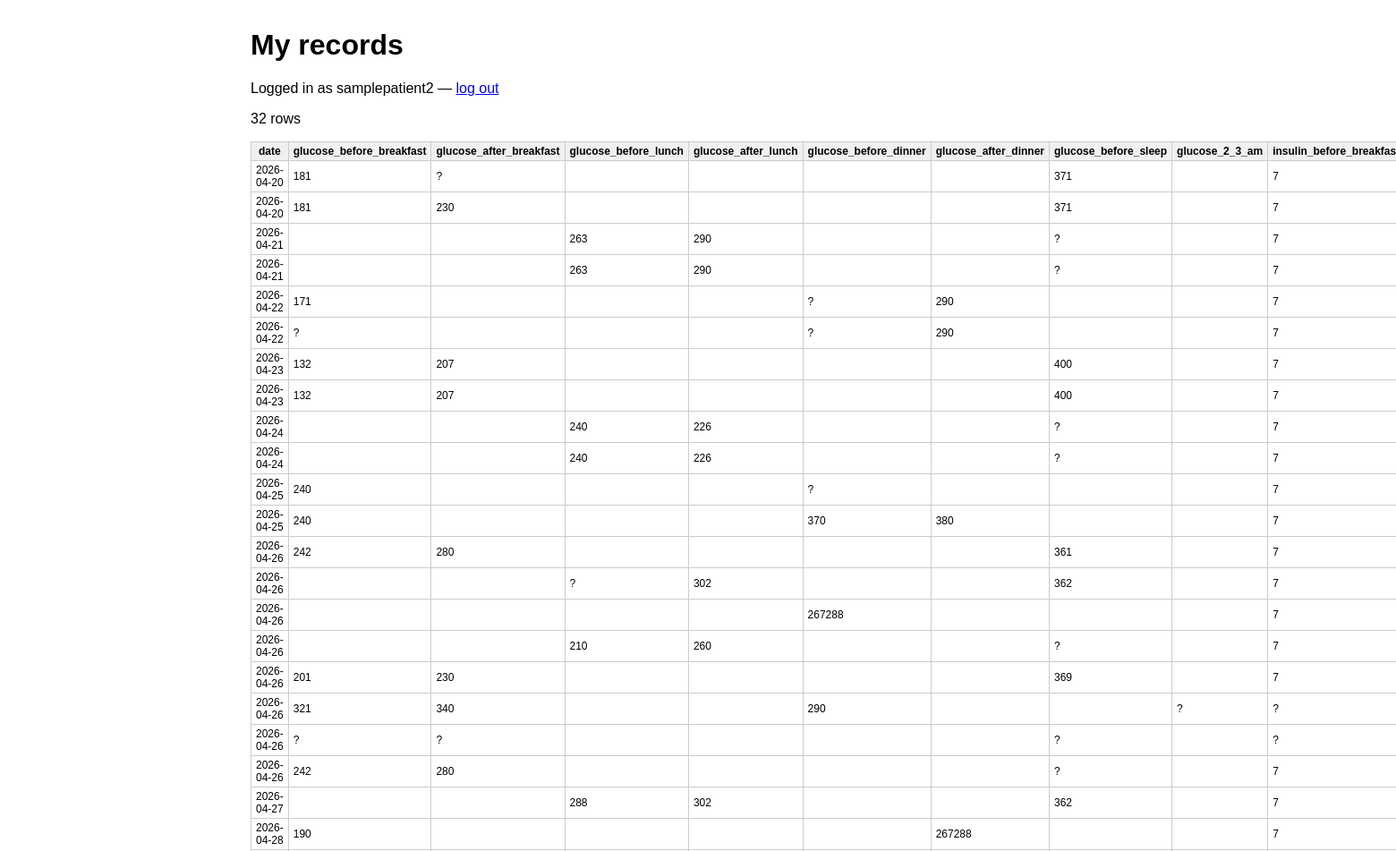
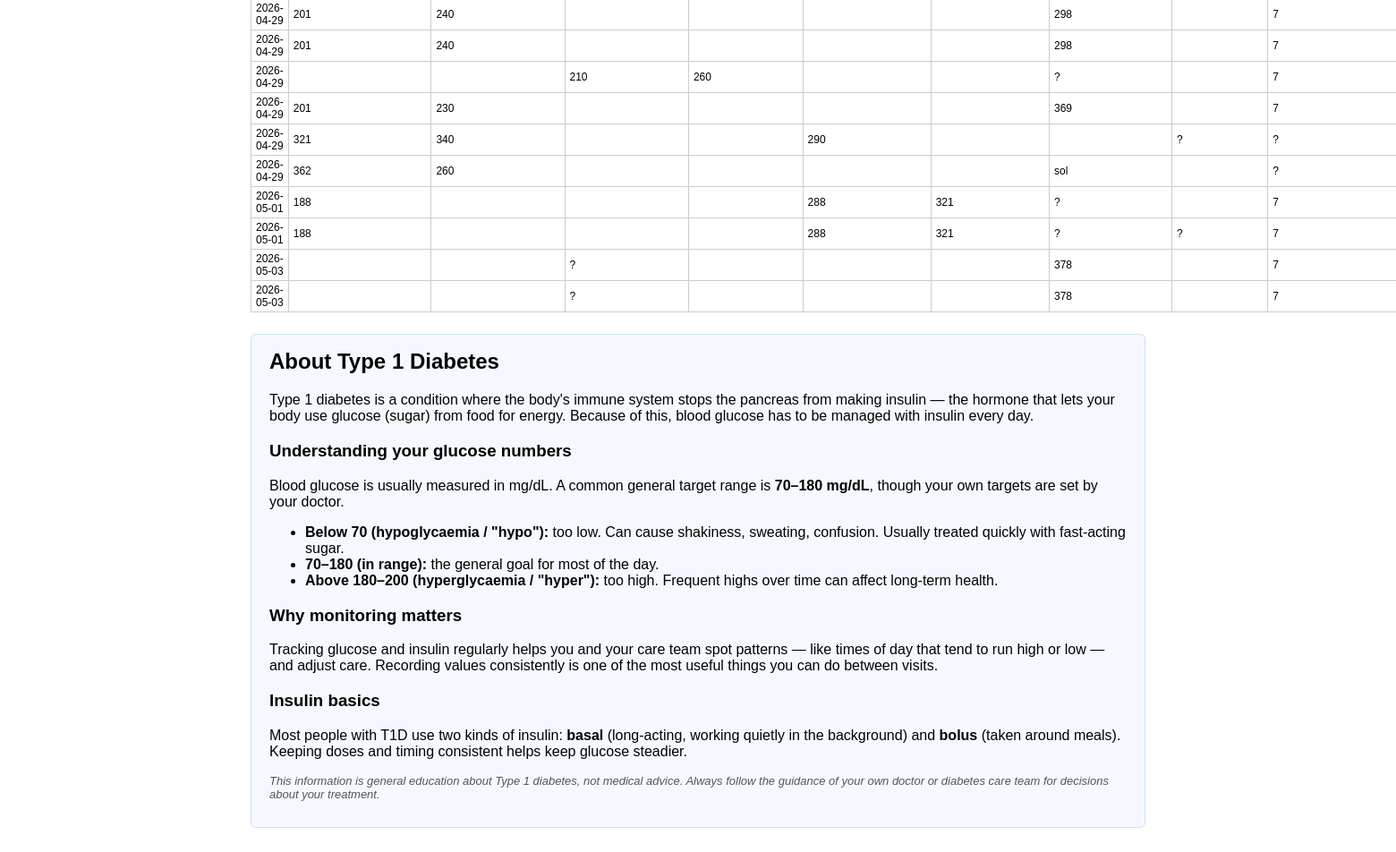
/patient (signed in), run on the app's committed database (2 pictures, top to bottom).
### tables this page shows
CREATE TABLE readings (
    date TEXT,

    glucose_before_breakfast   TEXT,
    glucose_after_breakfast    TEXT,
    glucose_before_lunch       TEXT,
    glucose_after_lunch        TEXT,
    glucose_before_dinner      TEXT,
    glucose_after_dinner       TEXT,
    glucose_before_sleep       TEXT,
    glucose_2_3_am             TEXT,

    insulin_before_breakfast   TEXT,
    insulin_before_lunch       TEXT,
    insulin_before_dinner      TEXT,
    insulin_before_sleep       TEXT,
    insulin_2_3_am             TEXT
, center_id INTEGER, entered_by INTEGER, patient_id INTEGER);

### app.py (the view)
@app.route("/patient")
def patient_home():
    if session.get("role") != "patient":
        return redirect("/login")
    conn = db()
    readings = conn.execute(
        "SELECT * FROM readings WHERE patient_id = ? ORDER BY date",
        (session["patient_id"],)).fetchall()
    conn.close()
    return render_template("patient_portal.html", readings=readings)

### app.py (called while the page is built)
def db():
    conn = sqlite3.connect("diabetes.db")
    conn.row_factory = sqlite3.Row
    return conn

### templates/patient_portal.html (shortened to what this page needs)
<!DOCTYPE html>
<html>
<head><title>My records</title>
</head>
<body>
  <h1>My records</h1>
  <p>Logged in as {{ session['username'] }} — <a href="/logout">log out</a></p>
  <p>{{ readings|length }} rows</p>
  <table>
    {% if readings %}
      <tr>{% for col in readings[0].keys() %}<th>{{ col }}</th>{% endfor %}</tr>
      {% for r in readings %}
        <tr>{% for col in readings[0].keys() %}<td>{{ r[col] }}</td>{% endfor %}</tr>
      {% endfor %}
    {% else %}
      <tr><td>No records yet.</td></tr>
    {% endif %}
  </table>
  <div class="info">
    <h2>About Type 1 Diabetes</h2>
    <p>Type 1 diabetes is a condition where the body's immune system stops the pancreas from making insulin — the hormone that lets your body use glucose (sugar) from food for energy. Because of this, blood glucose has to be managed with insulin every day.</p>
    <h3>Understanding your glucose numbers</h3>
    <p>Blood glucose is usually measured in mg/dL. A common general target range is <strong>70–180 mg/dL</strong>, though your own targets are set by your doctor.</p>
    <ul>
      <li><strong>Below 70 (hypoglycaemia / "hypo"):</strong> too low. Can cause shakiness, sweating, confusion. Usually treated quickly with fast-acting sugar.</li>
      <li><strong>70–180 (in range):</strong> the general goal for most of the day.</li>
      <li><strong>Above 180–200 (hyperglycaemia / "hyper"):</strong> too high. Frequent highs over time can affect long-term health.</li>
    </ul>
    <h3>Why monitoring matters</h3>
    <p>Tracking glucose and insulin regularly helps you and your care team spot patterns — like times of day that tend to run high or low — and adjust care. Recording values consistently is one of the most useful things you can do between visits.</p>
    <h3>Insulin basics</h3>
    <p>Most people with T1D use two kinds of insulin: <strong>basal</strong> (long-acting, working quietly in the background) and <strong>bolus</strong> (taken around meals). Keeping doses and timing consistent helps keep glucose steadier.</p>
    <p class="disclaimer">This information is general education about Type 1 diabetes, not medical advice. Always follow the guidance of your own doctor or diabetes care team for decisions about your treatment.</p>
  </div>
</body>
</html>

### templates/patient_portal.html (style rules this page uses)
body { font-family: sans-serif; max-width: 1000px; margin: 2rem auto; }
table { border-collapse: collapse; font-size: 12px; margin-top: 1rem; }
th, td { border: 1px solid #ccc; padding: 3px 5px; }
th { background: #f0f0f0; }
.info { background: #f5f9ff; border: 1px solid #cfe0f5; padding: 1rem 1.25rem; margin-top: 1.5rem; border-radius: 6px; }
.info h2 { margin-top: 0; }
.disclaimer { color: #555; font-size: 13px; font-style: italic; }

### data on the page
readings: date "2026-04-20" "181" "?" "371" "7"
readings: date "2026-04-20" "181" "230" "371" "7"
readings: date "2026-04-21" "263" "290" "?" "7"
readings: date "2026-04-21" "263" "290" "?" "7"
readings: date "2026-04-22" "171" "?" "290" "7"
readings: date "2026-04-22" "?" "?" "290" "7"
readings: date "2026-04-23" "132" "207" "400" "7"
readings: date "2026-04-23" "132" "207" "400" "7"
readings: date "2026-04-24" "240" "226" "?" "7"
readings: date "2026-04-24" "240" "226" "?" "7"
readings: date "2026-04-25" "240" "?" "7"
readings: date "2026-04-25" "240" "370" "380" "7"
readings: date "2026-04-26" "242" "280" "361" "7"
readings: date "2026-04-26" "?" "302" "362" "7"
readings: date "2026-04-26" "267288" "7"
readings: date "2026-04-26" "210" "260" "?" "7"
readings: date "2026-04-26" "201" "230" "369" "7"
readings: date "2026-04-26" "321" "340" "290" "?" "?"
readings: date "2026-04-26" "?" "?" "?" "?"
readings: date "2026-04-26" "242" "280" "?" "7"
readings: date "2026-04-27" "288" "302" "362" "7"
readings: date "2026-04-28" "190" "267288" "7"
readings: date "2026-04-29" "201" "240" "298" "7"
readings: date "2026-04-29" "201" "240" "298" "7"
readings: date "2026-04-29" "210" "260" "?" "7"
readings: date "2026-04-29" "201" "230" "369" "7"
readings: date "2026-04-29" "321" "340" "290" "?" "?"
readings: date "2026-04-29" "362" "260" "sol" "?"
readings: date "2026-05-01" "188" "288" "321" "?" "7"
readings: date "2026-05-01" "188" "288" "321" "?" "?" "7"
readings: date "2026-05-03" "?" "378" "7"
readings: date "2026-05-03" "?" "378" "7"

### other printed values
{{ session['username'] }} "samplepatient2"
{{ readings|length }} "32"
{{ col }} "date" "glucose_before_breakfast" "glucose_after_breakfast" "glucose_before_lunch" "glucose_after_lunch" "glucose_before_dinner" "glucose_after_dinner" "glucose_before_sleep" "glucose_2_3_am"
